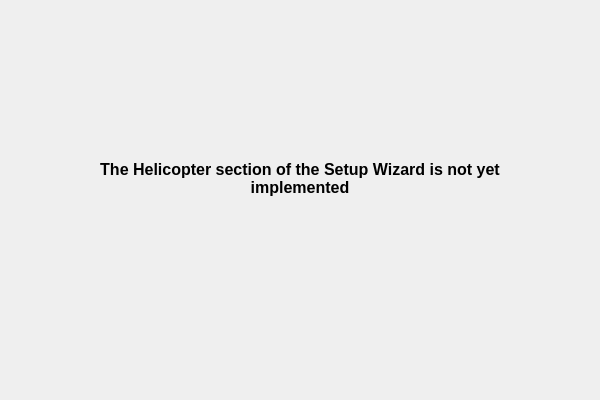
<?xml version="1.0" encoding="UTF-8"?>
<ui version="4.0">
 <class>HeliPage</class>
 <widget class="QWizardPage" name="HeliPage">
  <property name="geometry">
   <rect>
    <x>0</x>
    <y>0</y>
    <width>600</width>
    <height>400</height>
   </rect>
  </property>
  <property name="windowTitle">
   <string>WizardPage</string>
  </property>
  <widget class="QLabel" name="label_2">
   <property name="geometry">
    <rect>
     <x>50</x>
     <y>160</y>
     <width>500</width>
     <height>41</height>
    </rect>
   </property>
   <property name="text">
    <string>&lt;html&gt;&lt;head/&gt;&lt;body&gt;&lt;p align=&quot;center&quot;&gt;&lt;span style=&quot; font-family:'MS Shell Dlg 2'; font-size:12pt; font-weight:600;&quot;&gt;The Helicopter section of the Setup Wizard is not yet implemented&lt;/span&gt;&lt;br/&gt;&lt;/p&gt;&lt;/body&gt;&lt;/html&gt;</string>
   </property>
   <property name="alignment">
    <set>Qt::AlignHCenter|Qt::AlignTop</set>
   </property>
   <property name="wordWrap">
    <bool>true</bool>
   </property>
  </widget>
 </widget>
 <resources/>
 <connections/>
</ui>
